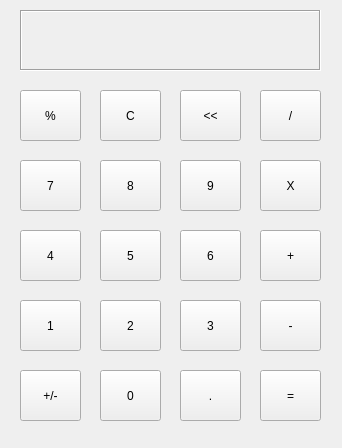
<?xml version="1.0" encoding="UTF-8"?>
<ui version="4.0">
 <class>MainWindow</class>
 <widget class="QMainWindow" name="MainWindow">
  <property name="geometry">
   <rect>
    <x>0</x>
    <y>0</y>
    <width>342</width>
    <height>448</height>
   </rect>
  </property>
  <property name="windowTitle">
   <string>Calculator</string>
  </property>
  <widget class="QWidget" name="centralwidget">
   <widget class="QLabel" name="output_label">
    <property name="geometry">
     <rect>
      <x>20</x>
      <y>10</y>
      <width>301</width>
      <height>61</height>
     </rect>
    </property>
    <property name="font">
     <font>
      <pointsize>24</pointsize>
     </font>
    </property>
    <property name="frameShape">
     <enum>QFrame::Box</enum>
    </property>
    <property name="frameShadow">
     <enum>QFrame::Sunken</enum>
    </property>
    <property name="text">
     <string/>
    </property>
    <property name="alignment">
     <set>Qt::AlignRight|Qt::AlignTrailing|Qt::AlignVCenter</set>
    </property>
   </widget>
   <widget class="QPushButton" name="percent_button">
    <property name="geometry">
     <rect>
      <x>20</x>
      <y>90</y>
      <width>61</width>
      <height>51</height>
     </rect>
    </property>
    <property name="text">
     <string>%</string>
    </property>
   </widget>
   <widget class="QPushButton" name="cancel_button">
    <property name="geometry">
     <rect>
      <x>100</x>
      <y>90</y>
      <width>61</width>
      <height>51</height>
     </rect>
    </property>
    <property name="text">
     <string>C</string>
    </property>
   </widget>
   <widget class="QPushButton" name="back_button">
    <property name="geometry">
     <rect>
      <x>180</x>
      <y>90</y>
      <width>61</width>
      <height>51</height>
     </rect>
    </property>
    <property name="text">
     <string>&lt;&lt;</string>
    </property>
   </widget>
   <widget class="QPushButton" name="division_button">
    <property name="geometry">
     <rect>
      <x>260</x>
      <y>90</y>
      <width>61</width>
      <height>51</height>
     </rect>
    </property>
    <property name="text">
     <string>/</string>
    </property>
   </widget>
   <widget class="QPushButton" name="nine__button">
    <property name="geometry">
     <rect>
      <x>180</x>
      <y>160</y>
      <width>61</width>
      <height>51</height>
     </rect>
    </property>
    <property name="text">
     <string>9</string>
    </property>
   </widget>
   <widget class="QPushButton" name="seven_button">
    <property name="geometry">
     <rect>
      <x>20</x>
      <y>160</y>
      <width>61</width>
      <height>51</height>
     </rect>
    </property>
    <property name="text">
     <string>7</string>
    </property>
   </widget>
   <widget class="QPushButton" name="eight_button">
    <property name="geometry">
     <rect>
      <x>100</x>
      <y>160</y>
      <width>61</width>
      <height>51</height>
     </rect>
    </property>
    <property name="text">
     <string>8</string>
    </property>
   </widget>
   <widget class="QPushButton" name="multipication__button">
    <property name="geometry">
     <rect>
      <x>260</x>
      <y>160</y>
      <width>61</width>
      <height>51</height>
     </rect>
    </property>
    <property name="text">
     <string>X</string>
    </property>
   </widget>
   <widget class="QPushButton" name="four_button">
    <property name="geometry">
     <rect>
      <x>20</x>
      <y>230</y>
      <width>61</width>
      <height>51</height>
     </rect>
    </property>
    <property name="text">
     <string>4</string>
    </property>
   </widget>
   <widget class="QPushButton" name="plus_button">
    <property name="geometry">
     <rect>
      <x>260</x>
      <y>230</y>
      <width>61</width>
      <height>51</height>
     </rect>
    </property>
    <property name="text">
     <string>+</string>
    </property>
   </widget>
   <widget class="QPushButton" name="five_button">
    <property name="geometry">
     <rect>
      <x>100</x>
      <y>230</y>
      <width>61</width>
      <height>51</height>
     </rect>
    </property>
    <property name="text">
     <string>5</string>
    </property>
   </widget>
   <widget class="QPushButton" name="six_button">
    <property name="geometry">
     <rect>
      <x>180</x>
      <y>230</y>
      <width>61</width>
      <height>51</height>
     </rect>
    </property>
    <property name="text">
     <string>6</string>
    </property>
   </widget>
   <widget class="QPushButton" name="three_button">
    <property name="geometry">
     <rect>
      <x>180</x>
      <y>300</y>
      <width>61</width>
      <height>51</height>
     </rect>
    </property>
    <property name="text">
     <string>3</string>
    </property>
   </widget>
   <widget class="QPushButton" name="minus_button">
    <property name="geometry">
     <rect>
      <x>260</x>
      <y>300</y>
      <width>61</width>
      <height>51</height>
     </rect>
    </property>
    <property name="text">
     <string>-</string>
    </property>
   </widget>
   <widget class="QPushButton" name="two_button">
    <property name="geometry">
     <rect>
      <x>100</x>
      <y>300</y>
      <width>61</width>
      <height>51</height>
     </rect>
    </property>
    <property name="text">
     <string>2</string>
    </property>
   </widget>
   <widget class="QPushButton" name="one_button">
    <property name="geometry">
     <rect>
      <x>20</x>
      <y>300</y>
      <width>61</width>
      <height>51</height>
     </rect>
    </property>
    <property name="text">
     <string>1</string>
    </property>
   </widget>
   <widget class="QPushButton" name="dot_button">
    <property name="geometry">
     <rect>
      <x>180</x>
      <y>370</y>
      <width>61</width>
      <height>51</height>
     </rect>
    </property>
    <property name="text">
     <string>.</string>
    </property>
   </widget>
   <widget class="QPushButton" name="plus_minus_button">
    <property name="geometry">
     <rect>
      <x>20</x>
      <y>370</y>
      <width>61</width>
      <height>51</height>
     </rect>
    </property>
    <property name="text">
     <string>+/-</string>
    </property>
   </widget>
   <widget class="QPushButton" name="equal_button">
    <property name="geometry">
     <rect>
      <x>260</x>
      <y>370</y>
      <width>61</width>
      <height>51</height>
     </rect>
    </property>
    <property name="text">
     <string>=</string>
    </property>
   </widget>
   <widget class="QPushButton" name="zero_button">
    <property name="geometry">
     <rect>
      <x>100</x>
      <y>370</y>
      <width>61</width>
      <height>51</height>
     </rect>
    </property>
    <property name="text">
     <string>0</string>
    </property>
   </widget>
  </widget>
 </widget>
 <resources/>
 <connections/>
</ui>
